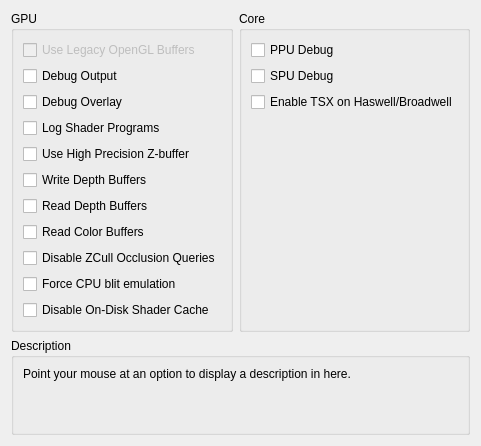
     <widget class="QWidget" name="debugTab">
      <attribute name="title">
       <string>Debug</string>
      </attribute>
      <layout class="QVBoxLayout" name="verticalLayout_53">
       <item>
        <layout class="QHBoxLayout" name="horizontalLayout_21" stretch="1,1,1">
         <item>
          <widget class="QGroupBox" name="groupBox_48">
           <property name="enabled">
            <bool>true</bool>
           </property>
           <property name="title">
            <string>GPU</string>
           </property>
           <property name="alignment">
            <set>Qt::AlignLeading|Qt::AlignLeft|Qt::AlignTop</set>
           </property>
           <layout class="QVBoxLayout" name="verticalLayout_17">
            <item alignment="Qt::AlignTop">
             <widget class="QCheckBox" name="glLegacyBuffers">
              <property name="enabled">
               <bool>false</bool>
              </property>
              <property name="text">
               <string>Use Legacy OpenGL Buffers</string>
              </property>
             </widget>
            </item>
            <item alignment="Qt::AlignTop">
             <widget class="QCheckBox" name="debugOutput">
              <property name="text">
               <string>Debug Output</string>
              </property>
             </widget>
            </item>
            <item>
             <widget class="QCheckBox" name="debugOverlay">
              <property name="text">
               <string>Debug Overlay</string>
              </property>
             </widget>
            </item>
            <item>
             <widget class="QCheckBox" name="logProg">
              <property name="text">
               <string>Log Shader Programs</string>
              </property>
             </widget>
            </item>
            <item alignment="Qt::AlignTop">
             <widget class="QCheckBox" name="forceHighpZ">
              <property name="text">
               <string>Use High Precision Z-buffer</string>
              </property>
             </widget>
            </item>
            <item>
             <widget class="QCheckBox" name="dumpDepth">
              <property name="text">
               <string>Write Depth Buffers</string>
              </property>
             </widget>
            </item>
            <item>
             <widget class="QCheckBox" name="readDepth">
              <property name="text">
               <string>Read Depth Buffers</string>
              </property>
             </widget>
            </item>
            <item>
             <widget class="QCheckBox" name="readColor">
              <property name="text">
               <string>Read Color Buffers</string>
              </property>
             </widget>
            </item>
            <item>
             <widget class="QCheckBox" name="disableHwOcclusionQueries">
              <property name="text">
               <string>Disable ZCull Occlusion Queries</string>
              </property>
             </widget>
            </item>
            <item>
             <widget class="QCheckBox" name="forceCpuBlitEmulation">
              <property name="text">
               <string>Force CPU blit emulation</string>
              </property>
             </widget>
            </item>
            <item>
             <widget class="QCheckBox" name="disableOnDiskShaderCache">
              <property name="text">
               <string>Disable On-Disk Shader Cache</string>
              </property>
             </widget>
            </item>
           </layout>
          </widget>
         </item>
         <item>
          <widget class="QGroupBox" name="groupBox_7">
           <property name="title">
            <string>Core</string>
           </property>
           <layout class="QVBoxLayout" name="verticalLayout_44">
            <item>
             <widget class="QCheckBox" name="ppuDebug">
              <property name="text">
               <string>PPU Debug</string>
              </property>
             </widget>
            </item>
            <item>
             <widget class="QCheckBox" name="spuDebug">
              <property name="text">
               <string>SPU Debug</string>
              </property>
             </widget>
            </item>
            <item>
             <widget class="QCheckBox" name="enableTSX">
              <property name="text">
               <string>Enable TSX on Haswell/Broadwell</string>
              </property>
             </widget>
            </item>
            <item>
             <spacer name="verticalSpacer">
              <property name="orientation">
               <enum>Qt::Vertical</enum>
              </property>
              <property name="sizeHint" stdset="0">
               <size>
                <width>0</width>
                <height>0</height>
               </size>
              </property>
             </spacer>
            </item>
           </layout>
          </widget>
         </item>
         <item>
          <spacer name="horizontalSpacer_2">
           <property name="orientation">
            <enum>Qt::Horizontal</enum>
           </property>
           <property name="sizeType">
            <enum>QSizePolicy::MinimumExpanding</enum>
           </property>
           <property name="sizeHint" stdset="0">
            <size>
             <width>0</width>
             <height>0</height>
            </size>
           </property>
          </spacer>
         </item>
        </layout>
       </item>
       <item>
        <spacer name="verticalSpacer_10">
         <property name="orientation">
          <enum>Qt::Vertical</enum>
         </property>
         <property name="sizeHint" stdset="0">
          <size>
           <width>0</width>
           <height>0</height>
          </size>
         </property>
        </spacer>
       </item>
       <item>
        <widget class="QGroupBox" name="groupBox_63">
         <property name="title">
          <string>Description</string>
         </property>
         <layout class="QVBoxLayout" name="verticalLayout_52">
          <item>
           <widget class="QLabel" name="description_debug">
            <property name="text">
             <string>Point your mouse at an option to display a description in here.


</string>
            </property>
            <property name="textFormat">
             <enum>Qt::PlainText</enum>
            </property>
            <property name="alignment">
             <set>Qt::AlignLeading|Qt::AlignLeft|Qt::AlignTop</set>
            </property>
            <property name="wordWrap">
             <bool>true</bool>
            </property>
           </widget>
          </item>
         </layout>
        </widget>
       </item>
      </layout>
     </widget>
